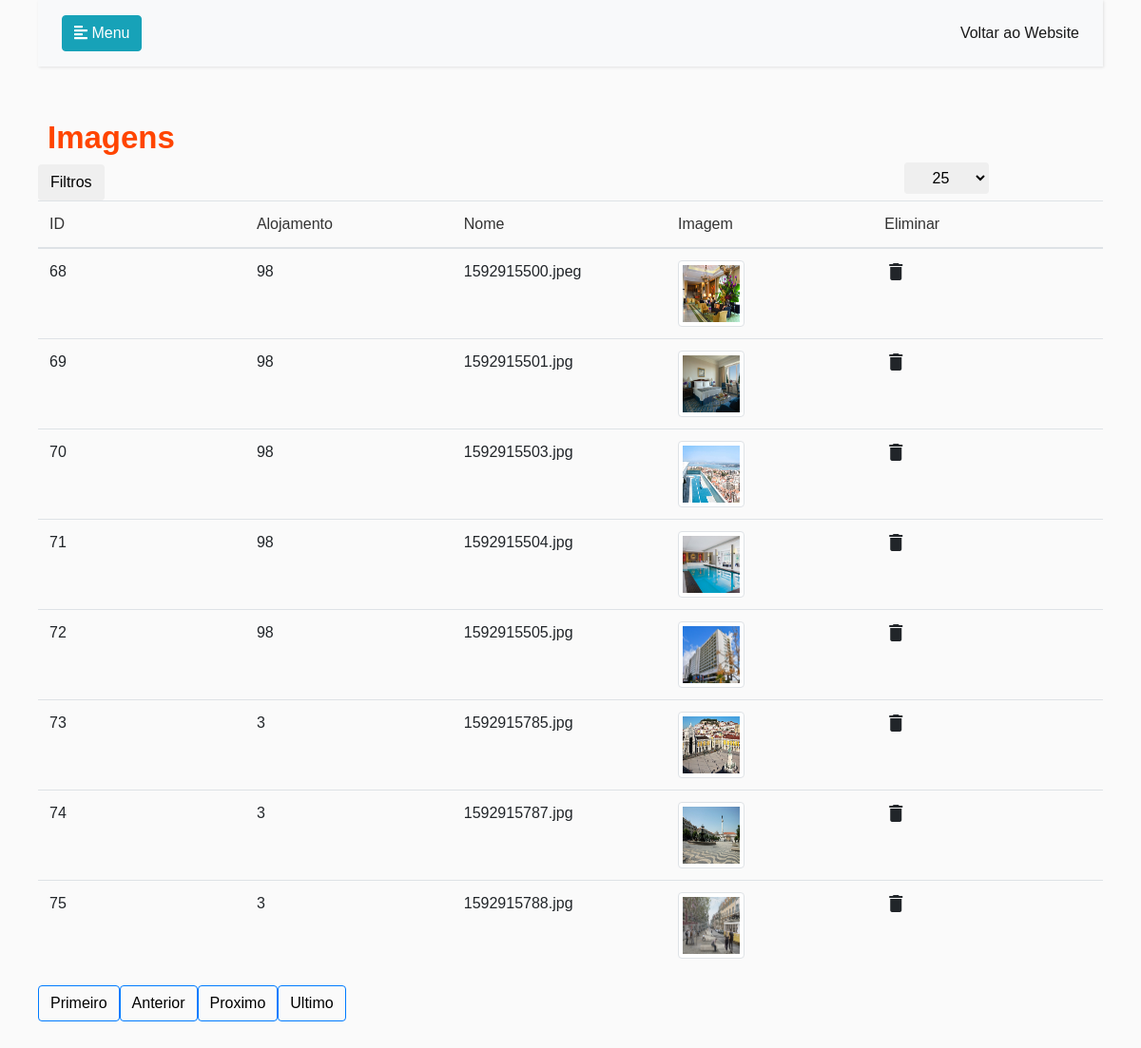
/adminimagens.php, run on the app's committed database.
### tables this page shows
CREATE TABLE `imagem` (
  `ID` int(11) NOT NULL,
  `IDProduto` int(10) NOT NULL,
  `CaminhoImagem` varchar(2000) NOT NULL
);

### adminimagens.php (the view, shortened to what this page needs)
<!DOCTYPE html>
<html>
<head>
    <link rel="stylesheet" href="https://stackpath.bootstrapcdn.com/bootstrap/4.1.0/css/bootstrap.min.css">
    <link rel="stylesheet" href="style2.css">
    <link rel="stylesheet" href="https://cdnjs.cloudflare.com/ajax/libs/malihu-custom-scrollbar-plugin/3.1.5/jquery.mCustomScrollbar.min.css">
    <link rel="stylesheet" href="https://cdnjs.cloudflare.com/ajax/libs/Chart.js/2.9.3/Chart.min.css" />
</head>
<body>
    <div class="wrapper">
            <div class="container" style="margin-top:-20px;">
                <div class="row">
                    <div class="panel panel-primary filterable">
                        <div class="panel-heading">
    <h3 class="panel-title">Imagens</h3>
                            <div class="pull-right">
                                <button class="btn btn-default btn-xs btn-filter"><span class="glyphicon glyphicon-filter"></span> Filtros</button>
                                <form name="myform" method="post" action="<?php echo $_SERVER['PHP_SELF']; ?>" >
                                                               <select data-trigger="" name="Offset" class="btn btn-default btn-xs " onchange="myform.submit();" style="Position:absolute; right:20vh;margin-top:-40px;">
                                                                 <option selected="true"  value="25">25</option>
                                                               </select>
                               </form>
                            </div>
                        </div>
                          <form action="editarutilizador.php" method="POST">
                        <table class="table">
                            <thead>
                                <tr class="filters" style="text-align:center">
                                    <th><input type="text" class="form-control" placeholder="ID" disabled></th>
                                    <th><input type="text" class="form-control" placeholder="Alojamento" disabled></th>
                                    <th><input type="text" class="form-control" placeholder="Nome" disabled></th>
                                    <th><input type="text" class="form-control" placeholder="Imagem" disabled readonly></th>
                                    <th><input type="text" style=" background-color: transparent;border: none;  cursor: auto;  box-shadow: none;padding-right: 25px;" class="form-control" placeholder="Eliminar" disabled readonly></th>
                                </tr>
                            </thead>
                            <tbody>
                              <?php
                              include("Conexao.php");
                                if (isset($_GET['pageno'])) {
                                     $pageno = $_GET['pageno'];
                                 } else {
                                     $pageno = 1;
                                 }
                                 $no_of_records_per_page = 75;
                                 $offset = ($pageno-1) * $no_of_records_per_page;
                                 $total_pages_sql = "SELECT COUNT(*) FROM utilizador";
                                 $result = mysqli_query($conn,$total_pages_sql);
                                 $total_rows = mysqli_fetch_array($result)[0];
                                 $total_pages = ceil($total_rows / $no_of_records_per_page);
                                 $sql = "SELECT *  FROM imagem LIMIT $offset, $no_of_records_per_page";
                                 $res_data = mysqli_query($conn,$sql);
                                 while($row = mysqli_fetch_array($res_data)){
                                     echo "<tr>";
                                     echo "<td>" . $row['ID'] . "</td>";
                                     echo "<td>" . $row['IDProduto'] . "</td>";
                                     echo "<td>" . $row['CaminhoImagem']  . "</td>";
                                     echo'<td> <a  class="thumbnail" href="#" data-image-id="" data-toggle="modal" data-title="'. $row['CaminhoImagem'] .'"
                   data-image="images/'. $row['CaminhoImagem'].'"
                   data-target="#image-gallery">
                    <img class="img-thumbnail" style="width:70px;height:70px;"
                         src="images/'. $row['CaminhoImagem'].'"
                         alt="Another alt text">
                </a></td>';
                                     echo '  <td>
                                                             <a class="delete" title="Delete" data-toggle="tooltip" href="deleteimagens.php?Id='.$row["ID"].'"><i class="material-icons">&#xE872;</i></a></td>
                                                           </td>';
                                     echo "</tr>";
                                 }
                                 ?>
                            </tbody>
                                </form>
                    </div>
                    <ul class="pagination">
                        <li><button class="btn btn-outline-primary"><a style="color:black;" href="?pageno=1">Primeiro</a></button></li>
                        <li class="<?php if($pageno <= 1){ echo 'disabled'; } ?>">
                            <button class="btn btn-outline-primary"><a style="color:black;" href="<?php if($pageno <= 1){ echo '#'; } else { echo "?pageno=".($pageno - 1); } ?>">Anterior</a></button>
                        </li>
                        <li class="<?php if($pageno >= $total_pages){ echo 'disabled'; } ?>">
                            <button class="btn btn-outline-primary"><a style="color:black;" href="<?php if($pageno >= $total_pages){ echo '#'; } else { echo "?pageno=".($pageno + 1); } ?>">Proximo</a></button>
                        </li>
                        <li> <button class="btn btn-outline-primary"><a style="color:black;" href="?pageno=<?php echo $total_pages; ?>">Ultimo</a></li> </button>
                    </ul>
                </div>
            </div>
</body>
</html>

### style2.css (style rules this page uses)
body { font-family: 'Poppins', sans-serif; background: #fafafa; }
a, a:hover, a:focus { color: inherit; text-decoration: none; transition: all 0.3s; }
.navbar { padding: 15px 10px; background: #fff; border: none; border-radius: 0; margin-bottom: 40px; margin-top: -40px; box-shadow: 1px 1px 3px rgba(0, 0, 0, 0.1); }
.wrapper { display: flex; width: 100%; }
h3 { color: #FF4500; font-size: 33px; margin-left:10px; line-height: 80px; font-weight: 600; font-family: 'Poppins', sans-serif; }
#content { width: calc(100% - 250px); padding: 40px; min-height: 100vh; transition: all 0.3s; position: absolute; top: 0; right: 0; }
#content.active { width: 100%; }

### adminimagens.php (style rules this page uses)
.filterable { margin-top: 15px; }
.filterable .panel-heading .pull-right { margin-top: -20px; }
.filterable .filters input[disabled] { background-color: transparent; border: none; cursor: auto; box-shadow: none; padding: 0; height: auto; }

### data on the page
imagem: ID "68", IDProduto "98", CaminhoImagem "1592915500.jpeg", CaminhoImagem (picture)
imagem: ID "69", IDProduto "98", CaminhoImagem "1592915501.jpg", CaminhoImagem (picture)
imagem: ID "70", IDProduto "98", CaminhoImagem "1592915503.jpg", CaminhoImagem (picture)
imagem: ID "71", IDProduto "98", CaminhoImagem "1592915504.jpg", CaminhoImagem (picture)
imagem: ID "72", IDProduto "98", CaminhoImagem "1592915505.jpg", CaminhoImagem (picture)
imagem: ID "73", IDProduto "3", CaminhoImagem "1592915785.jpg", CaminhoImagem (picture)
imagem: ID "74", IDProduto "3", CaminhoImagem "1592915787.jpg", CaminhoImagem (picture)
imagem: ID "75", IDProduto "3", CaminhoImagem "1592915788.jpg", CaminhoImagem (picture)
